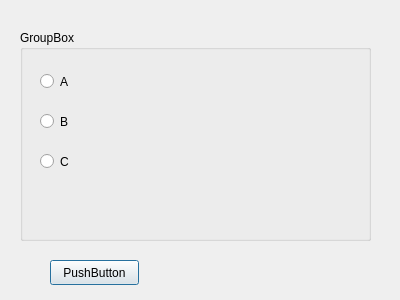
<?xml version="1.0" encoding="UTF-8"?>
<ui version="4.0">
 <class>Dialog</class>
 <widget class="QDialog" name="Dialog">
  <property name="geometry">
   <rect>
    <x>0</x>
    <y>0</y>
    <width>400</width>
    <height>300</height>
   </rect>
  </property>
  <property name="windowTitle">
   <string>Dialog</string>
  </property>
  <widget class="QGroupBox" name="groupBox">
   <property name="geometry">
    <rect>
     <x>20</x>
     <y>30</y>
     <width>351</width>
     <height>211</height>
    </rect>
   </property>
   <property name="title">
    <string>GroupBox</string>
   </property>
   <widget class="QRadioButton" name="radioButton">
    <property name="geometry">
     <rect>
      <x>20</x>
      <y>40</y>
      <width>112</width>
      <height>23</height>
     </rect>
    </property>
    <property name="text">
     <string>A</string>
    </property>
   </widget>
   <widget class="QRadioButton" name="radioButton_2">
    <property name="geometry">
     <rect>
      <x>20</x>
      <y>80</y>
      <width>112</width>
      <height>23</height>
     </rect>
    </property>
    <property name="text">
     <string>B</string>
    </property>
   </widget>
   <widget class="QRadioButton" name="radioButton_3">
    <property name="geometry">
     <rect>
      <x>20</x>
      <y>120</y>
      <width>112</width>
      <height>23</height>
     </rect>
    </property>
    <property name="text">
     <string>C</string>
    </property>
   </widget>
  </widget>
  <widget class="QPushButton" name="pushButton">
   <property name="geometry">
    <rect>
     <x>50</x>
     <y>260</y>
     <width>89</width>
     <height>25</height>
    </rect>
   </property>
   <property name="text">
    <string>PushButton</string>
   </property>
  </widget>
 </widget>
 <layoutdefault spacing="6" margin="11"/>
 <resources/>
 <connections/>
</ui>
